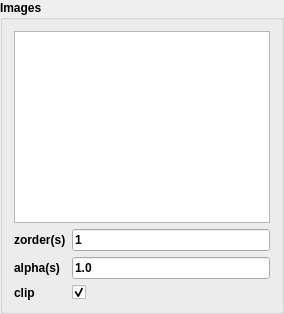
                          <widget class="QgsCollapsibleGroupBox" name="images_groupbox">
                           <property name="font">
                            <font>
                             <bold>true</bold>
                            </font>
                           </property>
                           <property name="title">
                            <string>Images</string>
                           </property>
                           <property name="alignment">
                            <set>Qt::AlignLeading|Qt::AlignLeft|Qt::AlignTop</set>
                           </property>
                           <property name="collapsed">
                            <bool>true</bool>
                           </property>
                           <layout class="QGridLayout" name="grid_layout_6">
                            <item row="1" column="0">
                             <widget class="QLabel" name="label_29">
                              <property name="text">
                               <string>zorder(s)</string>
                              </property>
                             </widget>
                            </item>
                            <item row="2" column="1">
                             <widget class="QLineEdit" name="images_alpha">
                              <property name="toolTip">
                               <string>&lt;html&gt;&lt;head/&gt;&lt;body&gt;&lt;p&gt;The alpha blending value, between 0 (transparent) and 1 (opaque). Give one value or a ;-separated list of values corresponding to the alphabetical order of the selected images (default 1.0).&lt;/p&gt;&lt;/body&gt;&lt;/html&gt;</string>
                              </property>
                              <property name="text">
                               <string>1.0</string>
                              </property>
                             </widget>
                            </item>
                            <item row="2" column="0">
                             <widget class="QLabel" name="label_30">
                              <property name="text">
                               <string>alpha(s)</string>
                              </property>
                             </widget>
                            </item>
                            <item row="0" column="0" colspan="2">
                             <widget class="QListWidget" name="images_images">
                              <property name="selectionMode">
                               <enum>QAbstractItemView::MultiSelection</enum>
                              </property>
                             </widget>
                            </item>
                            <item row="1" column="1">
                             <widget class="QLineEdit" name="images_zorder">
                              <property name="toolTip">
                               <string>&lt;html&gt;&lt;head/&gt;&lt;body&gt;&lt;p&gt;The drawing order of the images. Give one value or a ;-separated list of values corresponding to the alphabetical order of the selected images (default 0).&lt;/p&gt;&lt;/body&gt;&lt;/html&gt;</string>
                              </property>
                              <property name="text">
                               <string>1</string>
                              </property>
                             </widget>
                            </item>
                            <item row="3" column="0">
                             <widget class="QLabel" name="label_28">
                              <property name="text">
                               <string>clip</string>
                              </property>
                             </widget>
                            </item>
                            <item row="3" column="1">
                             <widget class="QCheckBox" name="images_clip">
                              <property name="toolTip">
                               <string>&lt;html&gt;&lt;head/&gt;&lt;body&gt;&lt;p&gt;Clip the images using clip_left_right_top_bottom-column.&lt;/p&gt;&lt;/body&gt;&lt;/html&gt;</string>
                              </property>
                              <property name="text">
                               <string/>
                              </property>
                              <property name="checked">
                               <bool>true</bool>
                              </property>
                             </widget>
                            </item>
                           </layout>
                          </widget>
